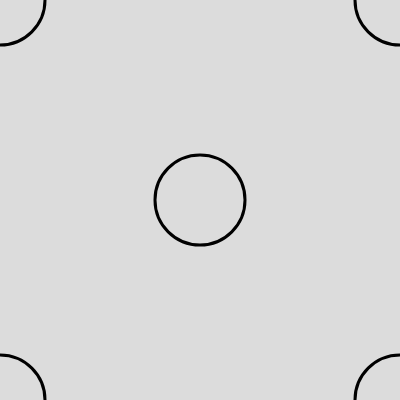
Frame 1 (no input)
Frame 60 (no input): identical to frame 1, image omitted
Frame 120 (the mouse pressed at the canvas centre since frame 60): identical to frame 1, image omitted

The p5.js sketch that drew this single still picture (run headless with seeded random() and noise() and a simulated clock; from frame 60 on, the mouse is pressed at the canvas centre):

// p5.js sketch
// ── sketch.js
// User events + day 1 challenge 
// Tory
// Yes
//
// Fun user events 

let circleColor = false;

function setup() {
  createCanvas(400, 400);
}

function draw() {
  background(220);
  challenge(); // coordunate system challenge
}

function keyPressed(){
  if(circleColor){ circleColor = false;} else circleColor = true;}


function challenge(){
  let circleSize = 90
  strokeWeight(3);
  noFill();
  if(circleColor){fill(20,50,90);}
  circle(width , height ,circleSize);
  circle(width / 2,height/ 2,circleSize);
  circle(width , 0 ,circleSize);
  circle(0 , height  ,circleSize);
  circle(0 , 0 ,circleSize);
}
